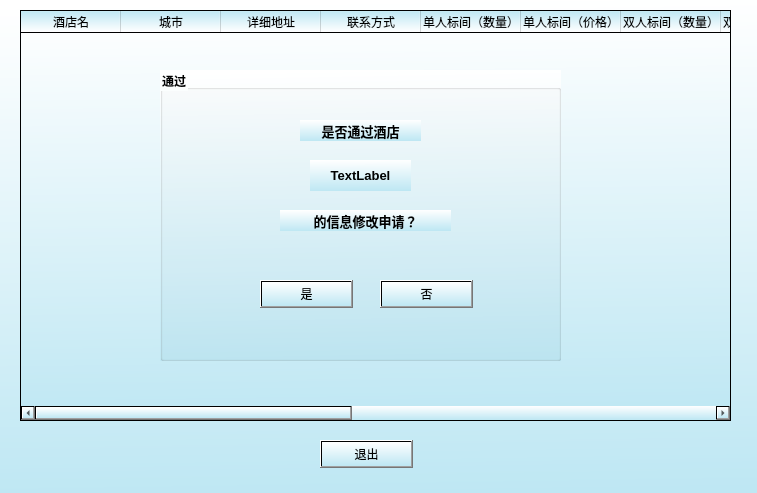
<?xml version="1.0" encoding="UTF-8"?>
<ui version="4.0">
 <class>platformdialog</class>
 <widget class="QDialog" name="platformdialog">
  <property name="geometry">
   <rect>
    <x>0</x>
    <y>0</y>
    <width>757</width>
    <height>493</height>
   </rect>
  </property>
  <property name="windowTitle">
   <string>Dialog</string>
  </property>
  <property name="styleSheet">
   <string notr="true">background-color: qlineargradient(spread:pad, x1:0.522, y1:1, x2:0.497, y2:0, stop:0 rgba(190, 231, 243, 255), stop:1 rgba(255, 255, 255, 255));</string>
  </property>
  <widget class="QTableWidget" name="table">
   <property name="geometry">
    <rect>
     <x>20</x>
     <y>10</y>
     <width>711</width>
     <height>411</height>
    </rect>
   </property>
   <column>
    <property name="text">
     <string>酒店名</string>
    </property>
   </column>
   <column>
    <property name="text">
     <string>城市</string>
    </property>
   </column>
   <column>
    <property name="text">
     <string>详细地址</string>
    </property>
   </column>
   <column>
    <property name="text">
     <string>联系方式</string>
    </property>
   </column>
   <column>
    <property name="text">
     <string>单人标间（数量）</string>
    </property>
   </column>
   <column>
    <property name="text">
     <string>单人标间（价格）</string>
    </property>
   </column>
   <column>
    <property name="text">
     <string>双人标间（数量）</string>
    </property>
   </column>
   <column>
    <property name="text">
     <string>双人标间（价格）</string>
    </property>
   </column>
   <column>
    <property name="text">
     <string>大床房（数量）</string>
    </property>
   </column>
   <column>
    <property name="text">
     <string>大床房（价格）</string>
    </property>
   </column>
   <column>
    <property name="text">
     <string>豪华套房（数量）</string>
    </property>
   </column>
   <column>
    <property name="text">
     <string>豪华套房（价格）</string>
    </property>
   </column>
   <column>
    <property name="text">
     <string>评价</string>
    </property>
   </column>
   <column>
    <property name="text">
     <string>折扣</string>
    </property>
   </column>
   <column>
    <property name="text">
     <string>客房描述</string>
    </property>
   </column>
  </widget>
  <widget class="QGroupBox" name="groupBox">
   <property name="geometry">
    <rect>
     <x>160</x>
     <y>70</y>
     <width>401</width>
     <height>291</height>
    </rect>
   </property>
   <property name="font">
    <font>
     <family>Microsoft YaHei UI</family>
     <pointsize>9</pointsize>
     <weight>75</weight>
     <bold>true</bold>
    </font>
   </property>
   <property name="title">
    <string>通过</string>
   </property>
   <widget class="QPushButton" name="pushButton_2">
    <property name="geometry">
     <rect>
      <x>220</x>
      <y>210</y>
      <width>93</width>
      <height>28</height>
     </rect>
    </property>
    <property name="text">
     <string>否</string>
    </property>
   </widget>
   <widget class="QLabel" name="label">
    <property name="geometry">
     <rect>
      <x>140</x>
      <y>50</y>
      <width>121</width>
      <height>21</height>
     </rect>
    </property>
    <property name="font">
     <font>
      <family>Microsoft YaHei UI</family>
      <pointsize>10</pointsize>
      <weight>75</weight>
      <bold>true</bold>
     </font>
    </property>
    <property name="text">
     <string>是否通过酒店</string>
    </property>
    <property name="alignment">
     <set>Qt::AlignCenter</set>
    </property>
   </widget>
   <widget class="QPushButton" name="pushButton">
    <property name="geometry">
     <rect>
      <x>100</x>
      <y>210</y>
      <width>93</width>
      <height>28</height>
     </rect>
    </property>
    <property name="text">
     <string>是</string>
    </property>
   </widget>
   <widget class="QLabel" name="hotelname">
    <property name="geometry">
     <rect>
      <x>150</x>
      <y>90</y>
      <width>101</width>
      <height>31</height>
     </rect>
    </property>
    <property name="font">
     <font>
      <family>Microsoft YaHei UI</family>
      <pointsize>10</pointsize>
      <weight>75</weight>
      <bold>true</bold>
     </font>
    </property>
    <property name="text">
     <string>TextLabel</string>
    </property>
    <property name="alignment">
     <set>Qt::AlignCenter</set>
    </property>
   </widget>
   <widget class="QLabel" name="label_2">
    <property name="geometry">
     <rect>
      <x>120</x>
      <y>140</y>
      <width>171</width>
      <height>21</height>
     </rect>
    </property>
    <property name="font">
     <font>
      <family>Microsoft YaHei UI</family>
      <pointsize>10</pointsize>
      <weight>75</weight>
      <bold>true</bold>
     </font>
    </property>
    <property name="text">
     <string>的信息修改申请？</string>
    </property>
    <property name="alignment">
     <set>Qt::AlignCenter</set>
    </property>
   </widget>
  </widget>
  <widget class="QPushButton" name="pushButton_3">
   <property name="geometry">
    <rect>
     <x>320</x>
     <y>440</y>
     <width>93</width>
     <height>28</height>
    </rect>
   </property>
   <property name="font">
    <font>
     <family>Microsoft YaHei UI</family>
    </font>
   </property>
   <property name="text">
    <string>退出</string>
   </property>
  </widget>
 </widget>
 <resources/>
 <connections/>
</ui>
